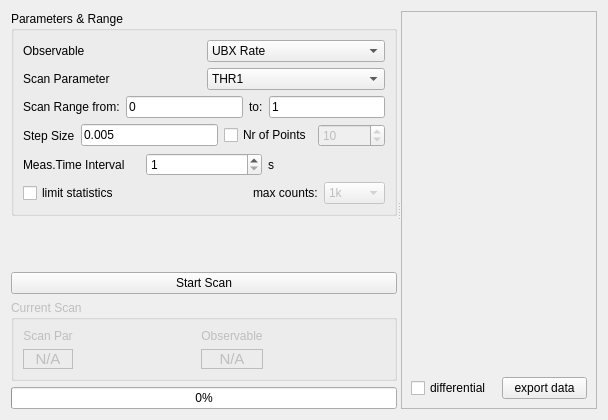
<?xml version="1.0" encoding="UTF-8"?>
<ui version="4.0">
 <class>ScanForm</class>
 <widget class="QWidget" name="ScanForm">
  <property name="geometry">
   <rect>
    <x>0</x>
    <y>0</y>
    <width>608</width>
    <height>420</height>
   </rect>
  </property>
  <property name="windowTitle">
   <string>Form</string>
  </property>
  <layout class="QGridLayout" name="gridLayout_5">
   <item row="0" column="0">
    <widget class="QSplitter" name="splitter">
     <property name="orientation">
      <enum>Qt::Horizontal</enum>
     </property>
     <widget class="QWidget" name="">
      <layout class="QVBoxLayout" name="verticalLayout_4">
       <item>
        <widget class="QGroupBox" name="groupBox">
         <property name="title">
          <string>Parameters &amp;&amp; Range</string>
         </property>
         <layout class="QGridLayout" name="gridLayout_2">
          <item row="0" column="0">
           <layout class="QVBoxLayout" name="verticalLayout">
            <item>
             <layout class="QHBoxLayout" name="horizontalLayout">
              <item>
               <widget class="QLabel" name="label">
                <property name="text">
                 <string>Observable</string>
                </property>
               </widget>
              </item>
              <item>
               <widget class="QComboBox" name="observableComboBox">
                <item>
                 <property name="text">
                  <string>UBX Rate</string>
                 </property>
                </item>
                <item>
                 <property name="text">
                  <string>GPIO Rate</string>
                 </property>
                </item>
               </widget>
              </item>
             </layout>
            </item>
            <item>
             <layout class="QHBoxLayout" name="horizontalLayout_2">
              <item>
               <widget class="QLabel" name="label_2">
                <property name="text">
                 <string>Scan Parameter</string>
                </property>
               </widget>
              </item>
              <item>
               <widget class="QComboBox" name="scanParComboBox">
                <item>
                 <property name="text">
                  <string>THR1</string>
                 </property>
                </item>
                <item>
                 <property name="text">
                  <string>THR2</string>
                 </property>
                </item>
               </widget>
              </item>
             </layout>
            </item>
            <item>
             <layout class="QHBoxLayout" name="horizontalLayout_3">
              <item>
               <widget class="QLabel" name="label_3">
                <property name="text">
                 <string>Scan Range from:</string>
                </property>
               </widget>
              </item>
              <item>
               <widget class="QLineEdit" name="minRangeLineEdit">
                <property name="text">
                 <string>0</string>
                </property>
               </widget>
              </item>
              <item>
               <widget class="QLabel" name="maxRangeOrNrPointsLabel">
                <property name="text">
                 <string>to:</string>
                </property>
               </widget>
              </item>
              <item>
               <widget class="QLineEdit" name="maxRangeLineEdit">
                <property name="text">
                 <string>1</string>
                </property>
               </widget>
              </item>
             </layout>
            </item>
            <item>
             <layout class="QHBoxLayout" name="horizontalLayout_8">
              <item>
               <layout class="QHBoxLayout" name="horizontalLayout_4">
                <item>
                 <widget class="QLabel" name="label_5">
                  <property name="text">
                   <string>Step Size</string>
                  </property>
                 </widget>
                </item>
                <item>
                 <widget class="QLineEdit" name="stepSizeLineEdit">
                  <property name="minimumSize">
                   <size>
                    <width>60</width>
                    <height>0</height>
                   </size>
                  </property>
                  <property name="text">
                   <string>0.005</string>
                  </property>
                 </widget>
                </item>
               </layout>
              </item>
              <item>
               <layout class="QHBoxLayout" name="horizontalLayout_7">
                <item>
                 <widget class="QCheckBox" name="activateNrMeasurementsCheckBox">
                  <property name="text">
                   <string>Nr of Points</string>
                  </property>
                 </widget>
                </item>
                <item>
                 <widget class="QSpinBox" name="nrMeasurementSpinBox">
                  <property name="enabled">
                   <bool>false</bool>
                  </property>
                  <property name="minimum">
                   <number>1</number>
                  </property>
                  <property name="maximum">
                   <number>10000000</number>
                  </property>
                  <property name="value">
                   <number>10</number>
                  </property>
                 </widget>
                </item>
               </layout>
              </item>
             </layout>
            </item>
            <item>
             <layout class="QHBoxLayout" name="horizontalLayout_5">
              <item>
               <widget class="QLabel" name="label_6">
                <property name="minimumSize">
                 <size>
                  <width>0</width>
                  <height>0</height>
                 </size>
                </property>
                <property name="text">
                 <string>Meas.Time Interval</string>
                </property>
               </widget>
              </item>
              <item>
               <widget class="QSpinBox" name="timeIntervalSpinBox">
                <property name="minimum">
                 <number>1</number>
                </property>
                <property name="maximum">
                 <number>10000</number>
                </property>
               </widget>
              </item>
              <item>
               <widget class="QLabel" name="label_7">
                <property name="text">
                 <string>s</string>
                </property>
               </widget>
              </item>
             </layout>
            </item>
            <item>
             <layout class="QHBoxLayout" name="horizontalLayout_6">
              <item>
               <widget class="QCheckBox" name="limitStatisticsCheckBox">
                <property name="text">
                 <string>limit statistics</string>
                </property>
               </widget>
              </item>
              <item>
               <spacer name="horizontalSpacer">
                <property name="orientation">
                 <enum>Qt::Horizontal</enum>
                </property>
                <property name="sizeHint" stdset="0">
                 <size>
                  <width>40</width>
                  <height>20</height>
                 </size>
                </property>
               </spacer>
              </item>
              <item>
               <widget class="QLabel" name="label_8">
                <property name="text">
                 <string>max counts:</string>
                </property>
               </widget>
              </item>
              <item>
               <widget class="QComboBox" name="maxStatisticsComboBox">
                <property name="enabled">
                 <bool>false</bool>
                </property>
                <property name="currentIndex">
                 <number>2</number>
                </property>
                <item>
                 <property name="text">
                  <string>10</string>
                 </property>
                </item>
                <item>
                 <property name="text">
                  <string>100</string>
                 </property>
                </item>
                <item>
                 <property name="text">
                  <string>1k</string>
                 </property>
                </item>
                <item>
                 <property name="text">
                  <string>10k</string>
                 </property>
                </item>
                <item>
                 <property name="text">
                  <string>100k</string>
                 </property>
                </item>
                <item>
                 <property name="text">
                  <string>1M</string>
                 </property>
                </item>
                <item>
                 <property name="text">
                  <string>10M</string>
                 </property>
                </item>
                <item>
                 <property name="text">
                  <string>100M</string>
                 </property>
                </item>
                <item>
                 <property name="text">
                  <string>1G</string>
                 </property>
                </item>
                <item>
                 <property name="text">
                  <string>10G</string>
                 </property>
                </item>
                <item>
                 <property name="text">
                  <string>100G</string>
                 </property>
                </item>
               </widget>
              </item>
             </layout>
            </item>
           </layout>
          </item>
         </layout>
        </widget>
       </item>
       <item>
        <layout class="QGridLayout" name="gridLayout_3">
         <item row="0" column="0">
          <spacer name="verticalSpacer">
           <property name="orientation">
            <enum>Qt::Vertical</enum>
           </property>
           <property name="sizeHint" stdset="0">
            <size>
             <width>20</width>
             <height>18</height>
            </size>
           </property>
          </spacer>
         </item>
         <item row="1" column="0">
          <widget class="QPushButton" name="scanStartPushButton">
           <property name="text">
            <string>Start Scan</string>
           </property>
          </widget>
         </item>
        </layout>
       </item>
       <item>
        <widget class="QGroupBox" name="currentScanGroupBox">
         <property name="enabled">
          <bool>false</bool>
         </property>
         <property name="title">
          <string>Current Scan</string>
         </property>
         <layout class="QGridLayout" name="gridLayout_4">
          <item row="0" column="0">
           <layout class="QVBoxLayout" name="verticalLayout_2">
            <item>
             <widget class="QLabel" name="scanparNameLabel">
              <property name="text">
               <string>Scan Par</string>
              </property>
              <property name="alignment">
               <set>Qt::AlignCenter</set>
              </property>
             </widget>
            </item>
            <item>
             <widget class="QLabel" name="currentScanparLabel">
              <property name="font">
               <font>
                <pointsize>11</pointsize>
               </font>
              </property>
              <property name="frameShape">
               <enum>QFrame::Panel</enum>
              </property>
              <property name="text">
               <string>N/A</string>
              </property>
              <property name="alignment">
               <set>Qt::AlignCenter</set>
              </property>
             </widget>
            </item>
           </layout>
          </item>
          <item row="0" column="1">
           <spacer name="horizontalSpacer_2">
            <property name="orientation">
             <enum>Qt::Horizontal</enum>
            </property>
            <property name="sizeHint" stdset="0">
             <size>
              <width>93</width>
              <height>20</height>
             </size>
            </property>
           </spacer>
          </item>
          <item row="0" column="2">
           <layout class="QVBoxLayout" name="verticalLayout_3">
            <item>
             <widget class="QLabel" name="observableNameLabel">
              <property name="text">
               <string>Observable</string>
              </property>
              <property name="alignment">
               <set>Qt::AlignCenter</set>
              </property>
             </widget>
            </item>
            <item>
             <widget class="QLabel" name="currentObservableLabel">
              <property name="font">
               <font>
                <pointsize>11</pointsize>
               </font>
              </property>
              <property name="frameShape">
               <enum>QFrame::Panel</enum>
              </property>
              <property name="text">
               <string>N/A</string>
              </property>
              <property name="scaledContents">
               <bool>false</bool>
              </property>
              <property name="alignment">
               <set>Qt::AlignCenter</set>
              </property>
             </widget>
            </item>
           </layout>
          </item>
          <item row="0" column="3">
           <spacer name="horizontalSpacer_3">
            <property name="orientation">
             <enum>Qt::Horizontal</enum>
            </property>
            <property name="sizeHint" stdset="0">
             <size>
              <width>93</width>
              <height>20</height>
             </size>
            </property>
           </spacer>
          </item>
         </layout>
        </widget>
       </item>
       <item>
        <widget class="QProgressBar" name="scanProgressBar">
         <property name="value">
          <number>0</number>
         </property>
        </widget>
       </item>
      </layout>
     </widget>
     <widget class="QFrame" name="frame">
      <property name="frameShape">
       <enum>QFrame::StyledPanel</enum>
      </property>
      <property name="frameShadow">
       <enum>QFrame::Raised</enum>
      </property>
      <layout class="QGridLayout" name="gridLayout">
       <item row="0" column="0" colspan="2">
        <widget class="CustomPlot" name="scanPlot" native="true"/>
       </item>
       <item row="1" column="0">
        <widget class="QCheckBox" name="plotDifferentialCheckBox">
         <property name="text">
          <string>differential</string>
         </property>
        </widget>
       </item>
       <item row="1" column="1">
        <widget class="QPushButton" name="exportDataPushButton">
         <property name="text">
          <string>export data</string>
         </property>
        </widget>
       </item>
      </layout>
     </widget>
    </widget>
   </item>
  </layout>
 </widget>
 <customwidgets>
  <customwidget>
   <class>CustomPlot</class>
   <extends>QWidget</extends>
   <header>custom_plot_widget.h</header>
   <container>1</container>
  </customwidget>
 </customwidgets>
 <resources/>
 <connections>
  <connection>
   <sender>limitStatisticsCheckBox</sender>
   <signal>toggled(bool)</signal>
   <receiver>maxStatisticsComboBox</receiver>
   <slot>setEnabled(bool)</slot>
   <hints>
    <hint type="sourcelabel">
     <x>83</x>
     <y>176</y>
    </hint>
    <hint type="destinationlabel">
     <x>295</x>
     <y>176</y>
    </hint>
   </hints>
  </connection>
  <connection>
   <sender>activateNrMeasurementsCheckBox</sender>
   <signal>toggled(bool)</signal>
   <receiver>nrMeasurementSpinBox</receiver>
   <slot>setEnabled(bool)</slot>
   <hints>
    <hint type="sourcelabel">
     <x>218</x>
     <y>153</y>
    </hint>
    <hint type="destinationlabel">
     <x>323</x>
     <y>153</y>
    </hint>
   </hints>
  </connection>
  <connection>
   <sender>activateNrMeasurementsCheckBox</sender>
   <signal>toggled(bool)</signal>
   <receiver>stepSizeLineEdit</receiver>
   <slot>setDisabled(bool)</slot>
   <hints>
    <hint type="sourcelabel">
     <x>218</x>
     <y>153</y>
    </hint>
    <hint type="destinationlabel">
     <x>125</x>
     <y>153</y>
    </hint>
   </hints>
  </connection>
 </connections>
</ui>
